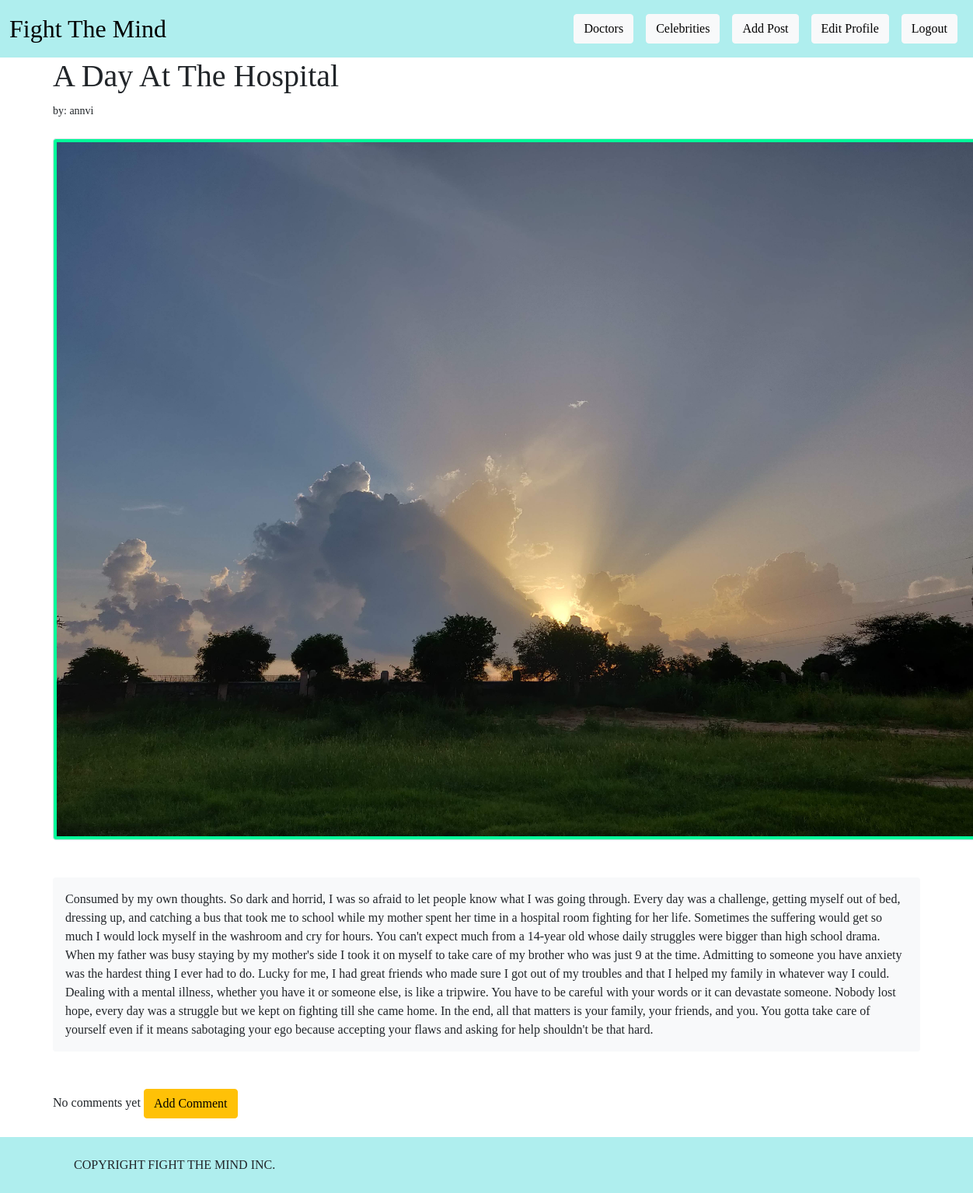
/article/17 (signed in), run on the app's committed database.
### picblog/models.py (models this page shows, shortened)
class Post(models.Model):
    title= models.CharField(max_length=255)
    author= models.ForeignKey(User, on_delete=models.CASCADE)
    body = models.TextField()
    header_image = models.ImageField(upload_to="images/")

### picblog/views.py (the view)
# urls.py: path('article/<int:pk>',PostDetailView.as_view(),name="post"),
class PostDetailView(DetailView):
    model=Post
    template_name='post.html'

### picblog/templates/post.html (shortened to what this page needs)
{% extends "base.html" %} {% block content %}
<h1>{{post.title}}</h1>
<small>by: {{post.author.username}}</small>
<br />
<br />
<div class="text-center">
	<img
		class="img-thumbnail"
		src="{{ post.header_image.url }}"
		style="max-width: 75rem; height: auto; background-color: mediumspringgreen;"
	/>
</div>
<br />
<br />
<body>
	<div class="bg-light p-3 rounded">{{post.body}}</div>
</body>
<br />
<br />
{% if not post.comments.all %} No comments yet {% if user.is_authenticated %}
<a href="{% url 'comment' post.pk %}" class="btn btn-warning"> Add Comment </a>
{% endif %} {% endif %}
<br />
<br />
{% endblock %}

### picblog/templates/base.html (style rules this page uses)
* { font-family: 'Vollkorn', serif; }

### data on the page
Post: title "A Day At The Hospital", author.username "annvi", header_image (picture), body "Consumed by my own thoughts. So dark and horrid, I was so afraid to let people know what I was going through. Every day was a challenge, getting myself out of bed, dressing up, and catching a bus that took me to school while my mother spent her time in a hospital room fighting for her life. Sometimes the suffering would get so much I would lock myself in the washroom and cry for hours. You can't expect much from a 14-year old whose daily struggles were bigger than high school drama. When my father was busy staying by my mother's side I took it on myself to take care of my brother who was just 9 at the time. Admitting to someone you have anxiety was the hardest thing I ever had to do. Lucky…"
